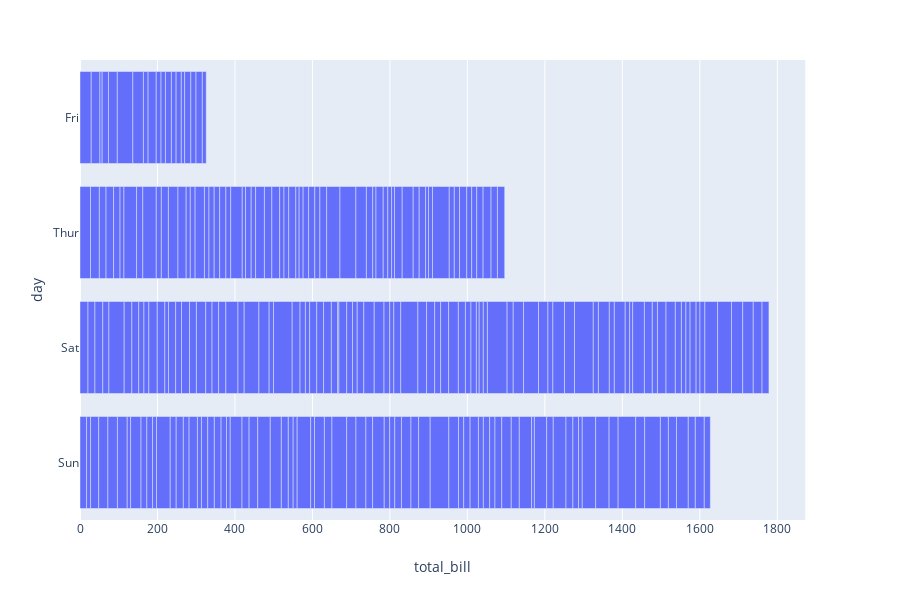

The cell this chart's notebook holds for it:
### Markdown cell above
<h4 id="Basic-Horizontal-Bar-Chart-with-plotly-express">Basic Horizontal Bar Chart with plotly express<a class="anchor-link" href="#Basic-Horizontal-Bar-Chart-with-plotly-express">¶</a></h4>

### Code cell
import plotly.express as px
tips = px.data.tips()
fig = px.bar(tips, x="total_bill", y="day", orientation='h')
fig.show()

### Figure 1 — Plotly figure (JSON) as saved in the notebook; plotly's stock layout.template omitted (floating-point values rounded to 4 significant figures; data arrays with more than 128 entries replaced by an {"elided": "..."} marker saying what was removed)
{"data": [{"alignmentgroup": "True", "hoverlabel": {"namelength": 0}, "hovertemplate": "total_bill=%{x}<br>day=%{y}", "legendgroup": "", "marker": {"color": "#636efa"}, "name": "", "offsetgroup": "", "orientation": "h", "showlegend": false, "textposition": "auto", "type": "bar", "x": {"elided": "244 float values"}, "xaxis": "x", "y": {"elided": "244 str values"}, "yaxis": "y"}], "layout": {"barmode": "relative", "height": 600, "legend": {"tracegroupgap": 0}, "margin": {"t": 60}, "xaxis": {"anchor": "y", "domain": [0, 0.98], "title": {"text": "total_bill"}}, "yaxis": {"anchor": "x", "domain": [0, 1], "title": {"text": "day"}}}}
